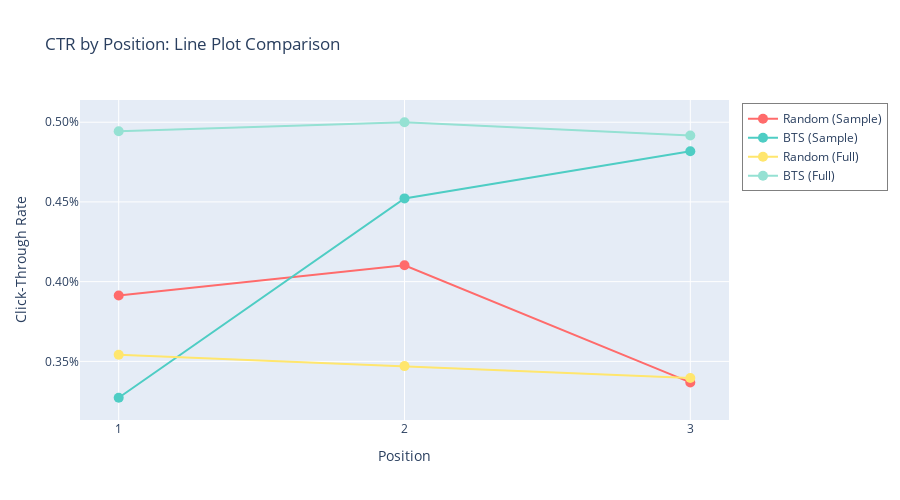

Write notebook code for a chart like this one.
### Code cell
# Determine which position is most favorable
if 'position_combined' in globals():
    print("\n" + "="*70)
    print("MOST FAVORABLE POSITION ANALYSIS")
    print("="*70)
    
    # Calculate average CTR for each position across all policies
    avg_ctr_by_position = position_combined.groupby('position').agg({
        'ctr': 'mean',
        'clicks': 'sum',
        'impressions': 'sum'
    }).reset_index()
    
    avg_ctr_by_position.columns = ['Position', 'Avg CTR (across policies)', 
                                     'Total Clicks', 'Total Impressions']
    
    # Sort by average CTR (descending)
    avg_ctr_by_position = avg_ctr_by_position.sort_values('Avg CTR (across policies)', ascending=False)
    
    # Format for display
    avg_ctr_by_position_display = avg_ctr_by_position.copy()
    avg_ctr_by_position_display['Avg CTR (across policies)'] = avg_ctr_by_position_display['Avg CTR (across policies)'].apply(lambda x: f"{x:.6f} ({x*100:.2f}%)")
    avg_ctr_by_position_display['Total Clicks'] = avg_ctr_by_position_display['Total Clicks'].apply(lambda x: f"{x:,}")
    avg_ctr_by_position_display['Total Impressions'] = avg_ctr_by_position_display['Total Impressions'].apply(lambda x: f"{x:,}")
    
    # Add rank column
    avg_ctr_by_position_display.insert(0, 'Rank', range(1, len(avg_ctr_by_position_display) + 1))
    
    print("\nAverage CTR by Position (across all policies):")
    display(avg_ctr_by_position_display)
    
    # Print winner
    best_position = avg_ctr_by_position.iloc[0]
    print(f"\n🏆 MOST FAVORABLE POSITION: Position {int(best_position['Position'])}")
    print(f"   Average CTR: {best_position['Avg CTR (across policies)']:.6f} ({best_position['Avg CTR (across policies)']*100:.2f}%)")
    print(f"   Total Clicks: {int(best_position['Total Clicks']):,}")
    print(f"   Total Impressions: {int(best_position['Total Impressions']):,}")
    
    # Show breakdown by policy for best position
    print(f"\n   CTR Breakdown for Position {int(best_position['Position'])}:")
    best_pos_data = position_combined[position_combined['position'] == best_position['Position']].sort_values('ctr', ascending=False)
    for _, row in best_pos_data.iterrows():
        print(f"     {row['policy_dataset']:20s}: {row['ctr']:.6f} ({row['ctr']*100:.2f}%)")
    
    # Detailed comparison table
    print("\n" + "="*70)
    print("DETAILED POSITION COMPARISON (ALL POLICY × DATASET COMBINATIONS)")
    print("="*70)
    
    # Pivot to show CTR by position for each policy × dataset
    position_comparison = position_combined.pivot_table(
        index='position',
        columns='policy_dataset',
        values='ctr',
        aggfunc='mean'
    ).reset_index()
    
    # Add average column
    policy_cols = [col for col in position_comparison.columns if col != 'position']
    position_comparison['Average (across policies)'] = position_comparison[policy_cols].mean(axis=1)
    
    # Sort by average CTR
    position_comparison = position_comparison.sort_values('Average (across policies)', ascending=False)
    
    # Format percentages
    position_comparison_display = position_comparison.copy()
    for col in position_comparison_display.columns:
        if col != 'position':
            position_comparison_display[col] = position_comparison_display[col].apply(lambda x: f"{x*100:.2f}%")
    
    display(position_comparison_display)
    
    # Create visualization
    fig = go.Figure()
    
    colors = {
        'Random (Sample)': '#FF6B6B',
        'BTS (Sample)': '#4ECDC4',
        'Random (Full)': '#FFE66D',
        'BTS (Full)': '#95E1D3'
    }
    
    for policy_dataset in position_combined['policy_dataset'].unique():
        data = position_combined[position_combined['policy_dataset'] == policy_dataset].sort_values('position')
        
        fig.add_trace(go.Scatter(
            x=data['position'],
            y=data['ctr'],
            name=policy_dataset,
            mode='lines+markers',
            marker=dict(size=10, color=colors.get(policy_dataset, 'gray')),
            line=dict(width=2)
        ))
    
    fig.update_layout(
        title='CTR by Position: Line Plot Comparison',
        xaxis_title='Position',
        yaxis_title='Click-Through Rate',
        yaxis_tickformat='.2%',
        height=500,
        legend=dict(
            orientation="v",
            yanchor="top",
            y=0.99,
            xanchor="left",
            x=1.02,
            bgcolor="white",
            bordercolor="gray",
            borderwidth=1
        ),
        hovermode='x unified'
    )
    
    # Add position labels
    fig.update_xaxes(
        tickmode='linear',
        dtick=1,
        ticktext=['Position 1<br>(Top)', 'Position 2<br>(Middle)', 'Position 3<br>(Bottom)'],
        tickvals=[1, 2, 3]
    )
    
    fig.show()
    
    # Statistical significance note
    print("\n" + "="*70)
    print("KEY INSIGHTS")
    print("="*70)
    
    # Find which position has highest CTR for each policy
    for policy_dataset in position_combined['policy_dataset'].unique():
        subset = position_combined[position_combined['policy_dataset'] == policy_dataset].sort_values('ctr', ascending=False)
        best = subset.iloc[0]
        print(f"\n{policy_dataset}:")
        print(f"  Best Position: {int(best['position'])} with CTR {best['ctr']:.4f} ({best['ctr']*100:.2f}%)")
    
else:
    print("⚠️  Position data not available.")

### Figure 1 — Plotly figure (JSON) as saved in the notebook; plotly's stock layout.template omitted (floating-point values rounded to 4 significant figures)
{"data": [{"line": {"width": 2}, "marker": {"color": "#FF6B6B", "size": 10}, "mode": "lines+markers", "name": "Random (Sample)", "type": "scatter", "x": [1, 2, 3], "y": [0.003913, 0.004103, 0.003368]}, {"line": {"width": 2}, "marker": {"color": "#4ECDC4", "size": 10}, "mode": "lines+markers", "name": "BTS (Sample)", "type": "scatter", "x": [1, 2, 3], "y": [0.003272, 0.004522, 0.004818]}, {"line": {"width": 2}, "marker": {"color": "#FFE66D", "size": 10}, "mode": "lines+markers", "name": "Random (Full)", "type": "scatter", "x": [1, 2, 3], "y": [0.003541, 0.00347, 0.003396]}, {"line": {"width": 2}, "marker": {"color": "#95E1D3", "size": 10}, "mode": "lines+markers", "name": "BTS (Full)", "type": "scatter", "x": [1, 2, 3], "y": [0.004943, 0.005, 0.004917]}], "layout": {"height": 500, "hovermode": "x unified", "legend": {"bgcolor": "white", "bordercolor": "gray", "borderwidth": 1, "orientation": "v", "x": 1.02, "xanchor": "left", "y": 0.99, "yanchor": "top"}, "title": {"text": "CTR by Position: Line Plot Comparison"}, "xaxis": {"dtick": 1, "tickmode": "linear", "ticktext": ["Position 1<br>(Top)", "Position 2<br>(Middle)", "Position 3<br>(Bottom)"], "tickvals": [1, 2, 3], "title": {"text": "Position"}}, "yaxis": {"tickformat": ".2%", "title": {"text": "Click-Through Rate"}}}}
